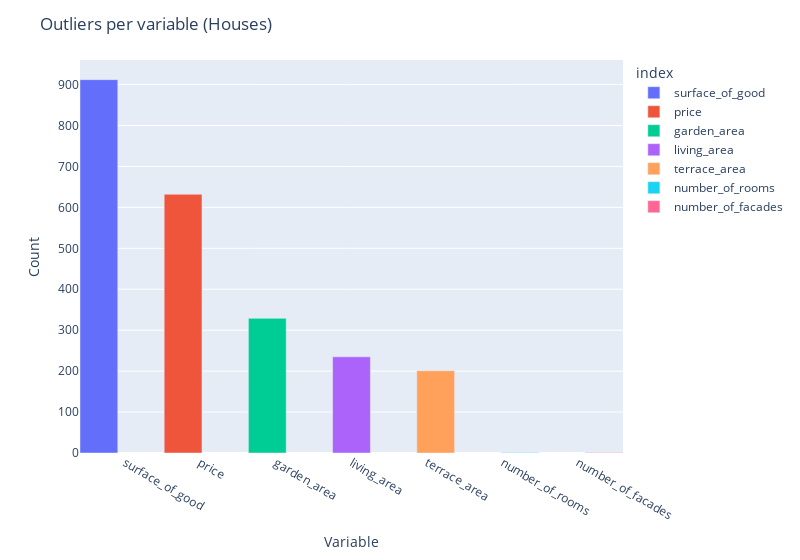

Notebook code cell kept with this figure:
### Code cell
d={}
for col in quantitative:
    d[col] = [count_iqr_outliers(house, col)]

df = pd.DataFrame(data=d)
df= df.transpose()
df.rename(columns={0: "outliers_count"}, inplace=True)
df.sort_values(by='outliers_count', ascending=False, inplace=True)


fig = px.bar(df, x=df.index, y="outliers_count", color=df.index)
fig.update_layout(barmode='group', width=800)  # Set the width of the plot
fig.update_traces(width=0.5)  # Narrower bars
fig.update_layout(yaxis=dict(title='Count'))  # Update y-axis label
fig.update_layout(xaxis=dict(title='Variable'))
fig.update_layout(title='Outliers per variable (Houses)')  # Add title to the plot

### Figure 1 — Plotly figure (JSON) as saved in the notebook; plotly's stock layout.template omitted (floating-point values rounded to 4 significant figures)
{"data": [{"alignmentgroup": "True", "hovertemplate": "index=%{x}<br>outliers_count=%{y}<extra></extra>", "legendgroup": "surface_of_good", "marker": {"color": "#636efa", "pattern": {"shape": ""}}, "name": "surface_of_good", "offsetgroup": "surface_of_good", "orientation": "v", "showlegend": true, "textposition": "auto", "type": "bar", "width": 0.5, "x": ["surface_of_good"], "xaxis": "x", "y": [912], "yaxis": "y"}, {"alignmentgroup": "True", "hovertemplate": "index=%{x}<br>outliers_count=%{y}<extra></extra>", "legendgroup": "price", "marker": {"color": "#EF553B", "pattern": {"shape": ""}}, "name": "price", "offsetgroup": "price", "orientation": "v", "showlegend": true, "textposition": "auto", "type": "bar", "width": 0.5, "x": ["price"], "xaxis": "x", "y": [632], "yaxis": "y"}, {"alignmentgroup": "True", "hovertemplate": "index=%{x}<br>outliers_count=%{y}<extra></extra>", "legendgroup": "garden_area", "marker": {"color": "#00cc96", "pattern": {"shape": ""}}, "name": "garden_area", "offsetgroup": "garden_area", "orientation": "v", "showlegend": true, "textposition": "auto", "type": "bar", "width": 0.5, "x": ["garden_area"], "xaxis": "x", "y": [329], "yaxis": "y"}, {"alignmentgroup": "True", "hovertemplate": "index=%{x}<br>outliers_count=%{y}<extra></extra>", "legendgroup": "living_area", "marker": {"color": "#ab63fa", "pattern": {"shape": ""}}, "name": "living_area", "offsetgroup": "living_area", "orientation": "v", "showlegend": true, "textposition": "auto", "type": "bar", "width": 0.5, "x": ["living_area"], "xaxis": "x", "y": [235], "yaxis": "y"}, {"alignmentgroup": "True", "hovertemplate": "index=%{x}<br>outliers_count=%{y}<extra></extra>", "legendgroup": "terrace_area", "marker": {"color": "#FFA15A", "pattern": {"shape": ""}}, "name": "terrace_area", "offsetgroup": "terrace_area", "orientation": "v", "showlegend": true, "textposition": "auto", "type": "bar", "width": 0.5, "x": ["terrace_area"], "xaxis": "x", "y": [201], "yaxis": "y"}, {"alignmentgroup": "True", "hovertemplate": "index=%{x}<br>outliers_count=%{y}<extra></extra>", "legendgroup": "number_of_rooms", "marker": {"color": "#19d3f3", "pattern": {"shape": ""}}, "name": "number_of_rooms", "offsetgroup": "number_of_rooms", "orientation": "v", "showlegend": true, "textposition": "auto", "type": "bar", "width": 0.5, "x": ["number_of_rooms"], "xaxis": "x", "y": [1], "yaxis": "y"}, {"alignmentgroup": "True", "hovertemplate": "index=%{x}<br>outliers_count=%{y}<extra></extra>", "legendgroup": "number_of_facades", "marker": {"color": "#FF6692", "pattern": {"shape": ""}}, "name": "number_of_facades", "offsetgroup": "number_of_facades", "orientation": "v", "showlegend": true, "textposition": "auto", "type": "bar", "width": 0.5, "x": ["number_of_facades"], "xaxis": "x", "y": [1], "yaxis": "y"}], "layout": {"barmode": "group", "legend": {"title": {"text": "index"}, "tracegroupgap": 0}, "margin": {"t": 60}, "title": {"text": "Outliers per variable (Houses)"}, "width": 800, "xaxis": {"anchor": "y", "categoryarray": ["surface_of_good", "price", "garden_area", "living_area", "terrace_area", "number_of_rooms", "number_of_facades"], "categoryorder": "array", "domain": [0, 1], "title": {"text": "Variable"}}, "yaxis": {"anchor": "x", "domain": [0, 1], "title": {"text": "Count"}}}}
